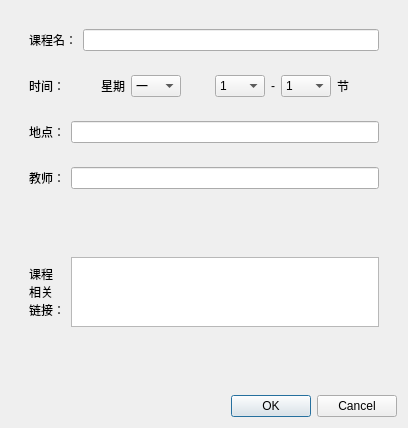
<?xml version="1.0" encoding="UTF-8"?>
<ui version="4.0">
 <class>AddCourse</class>
 <widget class="QDialog" name="AddCourse">
  <property name="geometry">
   <rect>
    <x>0</x>
    <y>0</y>
    <width>408</width>
    <height>428</height>
   </rect>
  </property>
  <property name="windowTitle">
   <string>Dialog</string>
  </property>
  <layout class="QVBoxLayout" name="verticalLayout_2">
   <item>
    <widget class="QWidget" name="widget_6" native="true">
     <layout class="QVBoxLayout" name="verticalLayout">
      <item>
       <widget class="QWidget" name="widget" native="true">
        <layout class="QHBoxLayout" name="horizontalLayout">
         <item>
          <widget class="QLabel" name="courseNameLabel">
           <property name="text">
            <string>课程名：</string>
           </property>
          </widget>
         </item>
         <item>
          <widget class="QLineEdit" name="courseNameEdit"/>
         </item>
        </layout>
       </widget>
      </item>
      <item>
       <widget class="QWidget" name="widget_5" native="true">
        <layout class="QHBoxLayout" name="horizontalLayout_4">
         <item>
          <widget class="QLabel" name="courseTimeLabel">
           <property name="text">
            <string>时间：</string>
           </property>
          </widget>
         </item>
         <item>
          <spacer name="horizontalSpacer_2">
           <property name="orientation">
            <enum>Qt::Horizontal</enum>
           </property>
           <property name="sizeHint" stdset="0">
            <size>
             <width>38</width>
             <height>20</height>
            </size>
           </property>
          </spacer>
         </item>
         <item>
          <widget class="QLabel" name="dayLabel">
           <property name="text">
            <string>星期</string>
           </property>
          </widget>
         </item>
         <item>
          <widget class="QComboBox" name="courseDayEdit">
           <property name="minimumSize">
            <size>
             <width>50</width>
             <height>0</height>
            </size>
           </property>
           <property name="maximumSize">
            <size>
             <width>50</width>
             <height>16777215</height>
            </size>
           </property>
           <property name="iconSize">
            <size>
             <width>16</width>
             <height>16</height>
            </size>
           </property>
           <item>
            <property name="text">
             <string>一</string>
            </property>
           </item>
           <item>
            <property name="text">
             <string>二</string>
            </property>
           </item>
           <item>
            <property name="text">
             <string>三</string>
            </property>
           </item>
           <item>
            <property name="text">
             <string>四</string>
            </property>
           </item>
           <item>
            <property name="text">
             <string>五</string>
            </property>
           </item>
           <item>
            <property name="text">
             <string>六</string>
            </property>
           </item>
           <item>
            <property name="text">
             <string>日</string>
            </property>
           </item>
          </widget>
         </item>
         <item>
          <spacer name="horizontalSpacer">
           <property name="orientation">
            <enum>Qt::Horizontal</enum>
           </property>
           <property name="sizeHint" stdset="0">
            <size>
             <width>37</width>
             <height>20</height>
            </size>
           </property>
          </spacer>
         </item>
         <item>
          <widget class="QComboBox" name="courseTimeEditBegin">
           <property name="minimumSize">
            <size>
             <width>50</width>
             <height>0</height>
            </size>
           </property>
           <property name="maximumSize">
            <size>
             <width>50</width>
             <height>16777215</height>
            </size>
           </property>
           <item>
            <property name="text">
             <string>1</string>
            </property>
           </item>
           <item>
            <property name="text">
             <string>2</string>
            </property>
           </item>
           <item>
            <property name="text">
             <string>3</string>
            </property>
           </item>
           <item>
            <property name="text">
             <string>4</string>
            </property>
           </item>
           <item>
            <property name="text">
             <string>5</string>
            </property>
           </item>
           <item>
            <property name="text">
             <string>6</string>
            </property>
           </item>
           <item>
            <property name="text">
             <string>7</string>
            </property>
           </item>
           <item>
            <property name="text">
             <string>8</string>
            </property>
           </item>
           <item>
            <property name="text">
             <string>9</string>
            </property>
           </item>
           <item>
            <property name="text">
             <string>10</string>
            </property>
           </item>
           <item>
            <property name="text">
             <string>11</string>
            </property>
           </item>
          </widget>
         </item>
         <item>
          <widget class="QLabel" name="toLabel">
           <property name="text">
            <string>-</string>
           </property>
          </widget>
         </item>
         <item>
          <widget class="QComboBox" name="courseTimeEditEnd">
           <property name="minimumSize">
            <size>
             <width>50</width>
             <height>0</height>
            </size>
           </property>
           <property name="maximumSize">
            <size>
             <width>50</width>
             <height>16777215</height>
            </size>
           </property>
           <item>
            <property name="text">
             <string>1</string>
            </property>
           </item>
           <item>
            <property name="text">
             <string>2</string>
            </property>
           </item>
           <item>
            <property name="text">
             <string>3</string>
            </property>
           </item>
           <item>
            <property name="text">
             <string>4</string>
            </property>
           </item>
           <item>
            <property name="text">
             <string>5</string>
            </property>
           </item>
           <item>
            <property name="text">
             <string>6</string>
            </property>
           </item>
           <item>
            <property name="text">
             <string>7</string>
            </property>
           </item>
           <item>
            <property name="text">
             <string>8</string>
            </property>
           </item>
           <item>
            <property name="text">
             <string>9</string>
            </property>
           </item>
           <item>
            <property name="text">
             <string>10</string>
            </property>
           </item>
           <item>
            <property name="text">
             <string>11</string>
            </property>
           </item>
          </widget>
         </item>
         <item>
          <widget class="QLabel" name="label_3">
           <property name="text">
            <string>节</string>
           </property>
          </widget>
         </item>
         <item>
          <spacer name="horizontalSpacer_3">
           <property name="orientation">
            <enum>Qt::Horizontal</enum>
           </property>
           <property name="sizeHint" stdset="0">
            <size>
             <width>38</width>
             <height>20</height>
            </size>
           </property>
          </spacer>
         </item>
        </layout>
       </widget>
      </item>
      <item>
       <widget class="QWidget" name="widget_2" native="true">
        <layout class="QHBoxLayout" name="horizontalLayout_2">
         <item>
          <widget class="QLabel" name="courseLocationLabel">
           <property name="text">
            <string>地点：</string>
           </property>
          </widget>
         </item>
         <item>
          <widget class="QLineEdit" name="courseLocationEdit"/>
         </item>
        </layout>
       </widget>
      </item>
      <item>
       <widget class="QWidget" name="widget_4" native="true">
        <layout class="QHBoxLayout" name="horizontalLayout_3">
         <item>
          <widget class="QLabel" name="courseTeacherLabel">
           <property name="text">
            <string>教师：</string>
           </property>
          </widget>
         </item>
         <item>
          <widget class="QLineEdit" name="courseTeacherEdit"/>
         </item>
        </layout>
       </widget>
      </item>
      <item>
       <widget class="QWidget" name="widget_3" native="true">
        <layout class="QHBoxLayout" name="horizontalLayout_5">
         <item>
          <widget class="QLabel" name="courseLinkLabel">
           <property name="text">
            <string>课程
相关
链接：</string>
           </property>
          </widget>
         </item>
         <item>
          <widget class="QTextEdit" name="courseLinkEdit">
           <property name="maximumSize">
            <size>
             <width>16777215</width>
             <height>70</height>
            </size>
           </property>
          </widget>
         </item>
        </layout>
       </widget>
      </item>
     </layout>
    </widget>
   </item>
   <item>
    <widget class="QDialogButtonBox" name="buttonBox">
     <property name="orientation">
      <enum>Qt::Horizontal</enum>
     </property>
     <property name="standardButtons">
      <set>QDialogButtonBox::Cancel|QDialogButtonBox::Ok</set>
     </property>
    </widget>
   </item>
  </layout>
 </widget>
 <resources/>
 <connections>
  <connection>
   <sender>buttonBox</sender>
   <signal>accepted()</signal>
   <receiver>AddCourse</receiver>
   <slot>accept()</slot>
   <hints>
    <hint type="sourcelabel">
     <x>248</x>
     <y>254</y>
    </hint>
    <hint type="destinationlabel">
     <x>157</x>
     <y>274</y>
    </hint>
   </hints>
  </connection>
  <connection>
   <sender>buttonBox</sender>
   <signal>rejected()</signal>
   <receiver>AddCourse</receiver>
   <slot>reject()</slot>
   <hints>
    <hint type="sourcelabel">
     <x>316</x>
     <y>260</y>
    </hint>
    <hint type="destinationlabel">
     <x>286</x>
     <y>274</y>
    </hint>
   </hints>
  </connection>
 </connections>
</ui>
